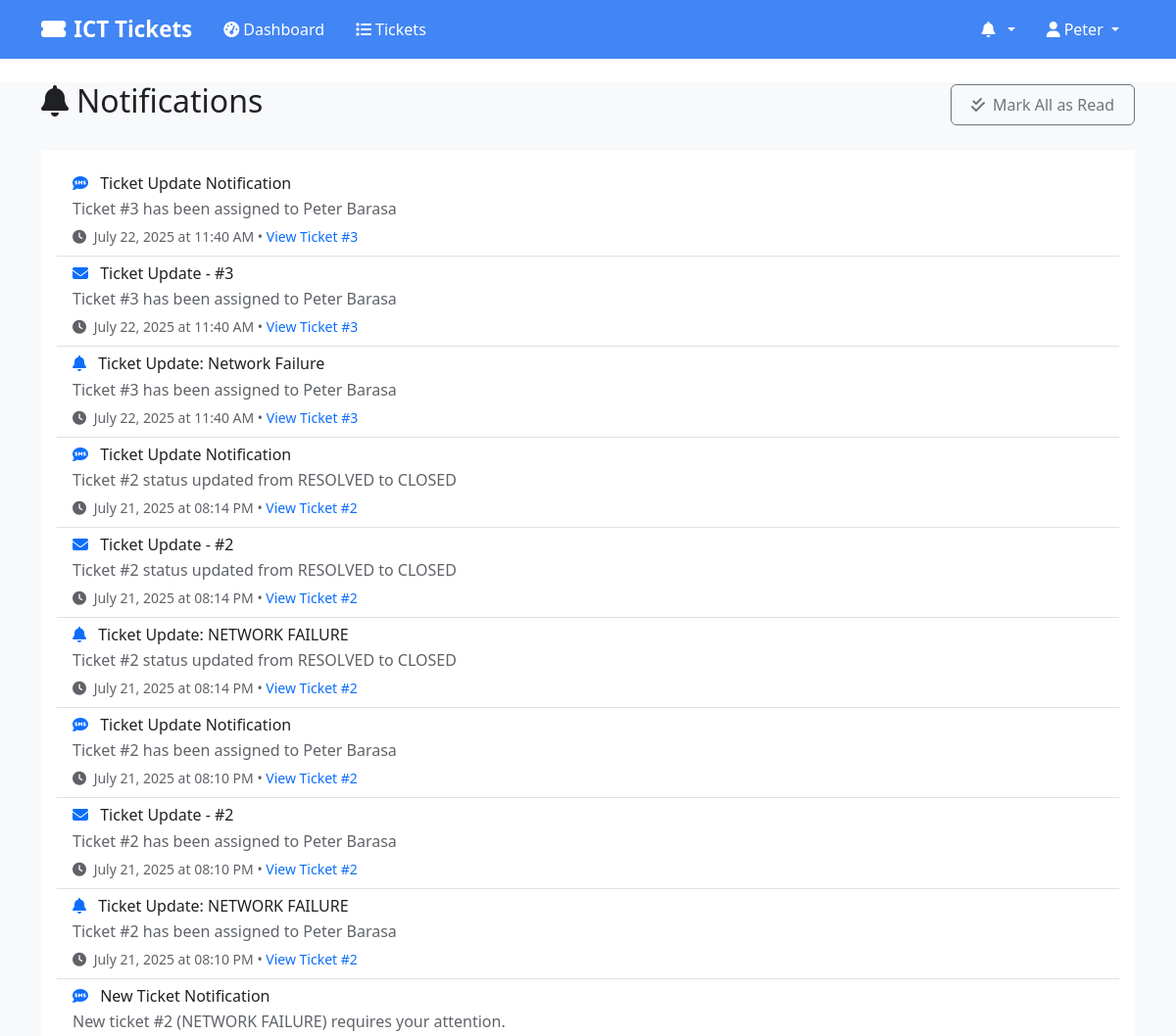
The app's page /notifications (signed in, upper part), older data.
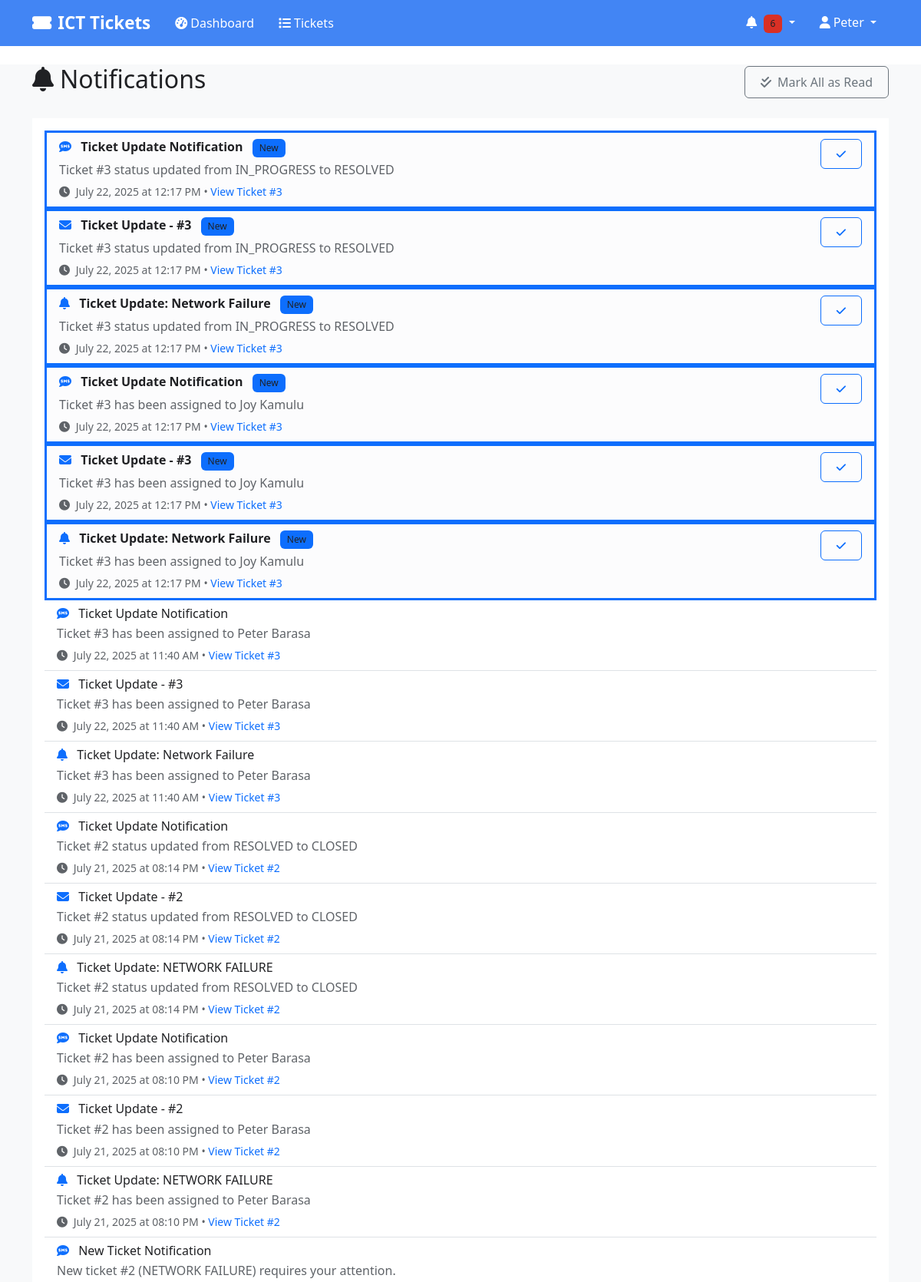
The same page, newer data.
### models.py (models this page shows, shortened)
class Notification(db.Model):
    __tablename__ = 'notifications'
    id = db.Column(db.Integer, primary_key=True)
    user_id = db.Column(db.Integer, db.ForeignKey('users.id'), nullable=False)
    ticket_id = db.Column(db.Integer, db.ForeignKey('tickets.id'), nullable=True)
    title = db.Column(db.String(200), nullable=False)
    message = db.Column(db.Text, nullable=False)
    is_read = db.Column(db.Boolean, default=False)
    notification_type = db.Column(db.String(20), nullable=False)  # 'EMAIL', 'SMS', 'SYSTEM'
    sent_at = db.Column(db.DateTime, nullable=True)
    created_at = db.Column(db.DateTime, default=datetime.utcnow)
    user = db.relationship('User', backref='notifications')

### routes.py (the view)
@app.route('/notifications')
@login_required
def list_notifications():
    notifications = Notification.query.filter_by(user_id=current_user.id)\
        .order_by(Notification.created_at.desc()).all()
    return render_template('notifications.html', notifications=notifications)

### app.py (called while the page is built)
@login_manager.user_loader
def load_user(user_id):
    from models import User
    return User.query.get(int(user_id))

### models.py (called while the page is built)
    @property
    def full_name(self):
        return f"{self.first_name} {self.last_name}"

### templates/notifications.html (shortened to what this page needs)
{% extends "base.html" %}
{% block content %}
<div class="container">
    <div class="row">
        <div class="col-12">
            <div class="d-flex justify-content-between align-items-center mb-4">
                <h2><i class="fas fa-bell me-2"></i>Notifications</h2>
                <button class="btn btn-outline-secondary" onclick="markAllAsRead()">
                    <i class="fas fa-check-double me-2"></i>Mark All as Read
                </button>
            </div>
        </div>
    </div>
    <div class="row">
        <div class="col-12">
            <div class="card">
                <div class="card-body">
                    {% if notifications %}
                    <div class="list-group list-group-flush">
                        {% for notification in notifications %}
                        <div class="list-group-item {% if not notification.is_read %}list-group-item-light border-start border-primary border-3{% endif %}">
                            <div class="d-flex justify-content-between align-items-start">
                                <div class="flex-grow-1">
                                    <h6 class="mb-1 {% if not notification.is_read %}fw-bold{% endif %}">
                                        <i class="fas fa-{% if notification.notification_type == 'EMAIL' %}envelope{% elif notification.notification_type == 'SMS' %}sms{% else %}bell{% endif %} me-2 text-primary"></i>
                                        {{ notification.title }}
                                        {% if not notification.is_read %}
                                        <span class="badge bg-primary ms-2">New</span>
                                        {% endif %}
                                    </h6>
                                    <p class="mb-1 text-muted">{{ notification.message }}</p>
                                    <small class="text-muted">
                                        <i class="fas fa-clock me-1"></i>
                                        {{ notification.created_at.strftime('%B %d, %Y at %I:%M %p') }}
                                        {% if notification.ticket_id %}
                                        • <a href="{{ url_for('view_ticket', ticket_id=notification.ticket_id) }}" class="text-decoration-none">
                                            View Ticket #{{ notification.ticket_id }}
                                        </a>
                                        {% endif %}
                                    </small>
                                </div>
                                <div class="ms-3">
                                    {% if not notification.is_read %}
                                    <button class="btn btn-sm btn-outline-primary"
                                            onclick="markAsRead({{ notification.id }})">
                                        <i class="fas fa-check"></i>
                                    </button>
                                    {% endif %}
                                </div>
                            </div>
                        </div>
                        {% endfor %}
                    </div>
                    {% else %}
                    <div class="text-center py-5">
                        <i class="fas fa-bell-slash fs-1 text-muted mb-3"></i>
                        <h5 class="text-muted">No notifications</h5>
                        <p class="text-muted">You're all caught up! New notifications will appear here.</p>
                    </div>
                    {% endif %}
                </div>
            </div>
        </div>
    </div>
</div>
{% endblock %}

### templates/base.html (shortened to what this page needs)
<!DOCTYPE html>
<html lang="en">
<head>
    <link href="https://cdn.jsdelivr.net/npm/bootstrap@5.3.0/dist/css/bootstrap.min.css" rel="stylesheet">
    <link href="https://cdnjs.cloudflare.com/ajax/libs/font-awesome/6.4.0/css/all.min.css" rel="stylesheet">
    <link href="{{ url_for('static', filename='css/style.css') }}" rel="stylesheet">
</head>
<body>
    <nav class="navbar navbar-expand-lg shadow-sm" style="background-color: #4285f4 !important;">
        <div class="container" style="background-color: #4285f4;">
            <a class="navbar-brand" href="{{ url_for('dashboard' if current_user.is_authenticated else 'index') }}" style="color: #ffffff !important; font-weight: 600;">
                <i class="fas fa-ticket-alt me-2"></i>ICT Tickets
            </a>
            {% if current_user.is_authenticated %}
            <div class="collapse navbar-collapse" id="navbarNav">
                <ul class="navbar-nav me-auto">
                    <li class="nav-item">
                        <a class="nav-link" href="{{ url_for('dashboard') }}" style="color: #ffffff !important; font-weight: 500;">
                            <i class="fas fa-tachometer-alt me-1"></i>Dashboard
                        </a>
                    </li>
                    <li class="nav-item">
                        <a class="nav-link" href="{{ url_for('list_tickets') }}" style="color: #ffffff !important; font-weight: 500;">
                            <i class="fas fa-list me-1"></i>Tickets
                        </a>
                    </li>
                </ul>
                <ul class="navbar-nav">
                    <li class="nav-item dropdown">
                        <a class="nav-link dropdown-toggle" href="#" role="button" data-bs-toggle="dropdown" style="color: #ffffff !important; font-weight: 500;">
                            <i class="fas fa-bell me-1"></i>
                            {% set unread_count = 0 %}
                            {% if current_user.notifications is defined and current_user.notifications %}
                                {% set unread_count = current_user.notifications|selectattr('is_read', 'equalto', False)|list|length %}
                            {% endif %}
                            {% if unread_count > 0 %}
                            <span class="badge bg-danger">{{ unread_count }}</span>
                            {% endif %}
                        </a>
                            {% set recent_notifications = [] %}
                            {% if current_user.notifications is defined and current_user.notifications %}
                                {% set recent_notifications = current_user.notifications[:5] %}
                            {% endif %}
                    </li>
                    <li class="nav-item dropdown">
                        <a class="nav-link dropdown-toggle" href="#" role="button" data-bs-toggle="dropdown" style="color: #ffffff !important; font-weight: 500;">
                            <i class="fas fa-user me-1"></i>{{ current_user.first_name }}
                        </a>
                    </li>
                </ul>
            </div>
            {% endif %}
        </div>
    </nav>
    <main class="container-fluid mt-4">
        {% block content %}{% endblock %}
    </main>
</body>
</html>

Row changes from the older to the newer data that the page shows:
added Notification: title "Ticket Update Notification", is_read "New", message "Ticket #3 status updated from IN_PROGRESS to RESOLVED", created_at "July 22, 2025 at 12:17 PM", ticket_id "3"
added Notification: title "Ticket Update - #3", is_read "New", message "Ticket #3 status updated from IN_PROGRESS to RESOLVED", created_at "July 22, 2025 at 12:17 PM", ticket_id "3"
added Notification: title "Ticket Update: Network Failure", is_read "New", message "Ticket #3 status updated from IN_PROGRESS to RESOLVED", created_at "July 22, 2025 at 12:17 PM", ticket_id "3"
added Notification: title "Ticket Update Notification", is_read "New", message "Ticket #3 has been assigned to Joy Kamulu", created_at "July 22, 2025 at 12:17 PM", ticket_id "3"
added Notification: title "Ticket Update - #3", is_read "New", message "Ticket #3 has been assigned to Joy Kamulu", created_at "July 22, 2025 at 12:17 PM", ticket_id "3"
added Notification: title "Ticket Update: Network Failure", is_read "New", message "Ticket #3 has been assigned to Joy Kamulu", created_at "July 22, 2025 at 12:17 PM", ticket_id "3"
Text that changed along with them:
{{ unread_count }}: (not shown) → "6"
